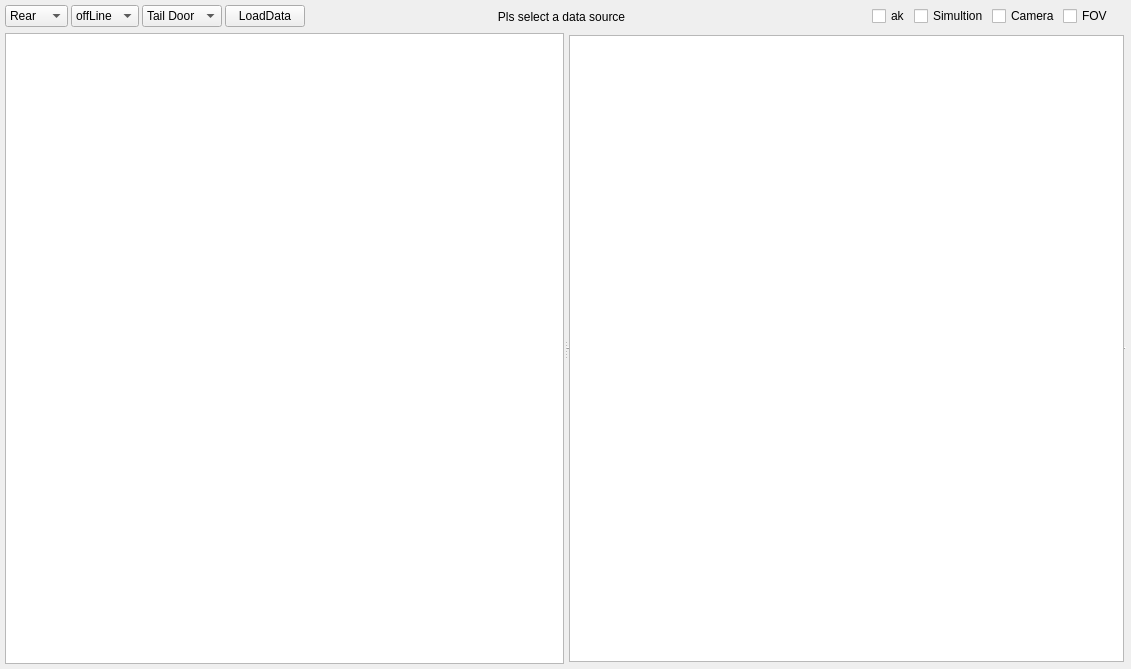
<?xml version="1.0" encoding="UTF-8"?>
<ui version="4.0">
 <class>SimUI</class>
 <widget class="QWidget" name="SimUI">
  <property name="geometry">
   <rect>
    <x>0</x>
    <y>0</y>
    <width>1131</width>
    <height>669</height>
   </rect>
  </property>
  <property name="windowTitle">
   <string>Sim</string>
  </property>
  <layout class="QVBoxLayout" name="verticalLayout" stretch="2,20,2">
   <property name="spacing">
    <number>5</number>
   </property>
   <property name="leftMargin">
    <number>5</number>
   </property>
   <property name="topMargin">
    <number>5</number>
   </property>
   <property name="rightMargin">
    <number>5</number>
   </property>
   <property name="bottomMargin">
    <number>5</number>
   </property>
   <item>
    <layout class="QHBoxLayout" name="hBox_top" stretch="1,1,1,1,8,1,1,0,1,0,1">
     <property name="spacing">
      <number>3</number>
     </property>
     <item>
      <widget class="QComboBox" name="cBox_view">
       <item>
        <property name="text">
         <string>Rear</string>
        </property>
       </item>
       <item>
        <property name="text">
         <string>Front</string>
        </property>
       </item>
      </widget>
     </item>
     <item>
      <widget class="QComboBox" name="cBox_mode">
       <item>
        <property name="text">
         <string>offLine</string>
        </property>
       </item>
       <item>
        <property name="text">
         <string>onLine</string>
        </property>
       </item>
      </widget>
     </item>
     <item>
      <widget class="QComboBox" name="cBox_FF">
       <item>
        <property name="text">
         <string>Tail Door</string>
        </property>
       </item>
       <item>
        <property name="text">
         <string>BSD</string>
        </property>
       </item>
       <item>
        <property name="text">
         <string>LCA</string>
        </property>
       </item>
       <item>
        <property name="text">
         <string>FCW</string>
        </property>
       </item>
      </widget>
     </item>
     <item>
      <widget class="QPushButton" name="btn_load">
       <property name="text">
        <string>LoadData</string>
       </property>
       <property name="iconSize">
        <size>
         <width>20</width>
         <height>20</height>
        </size>
       </property>
      </widget>
     </item>
     <item>
      <widget class="QLabel" name="lab_data">
       <property name="text">
        <string>Pls select a data source</string>
       </property>
       <property name="alignment">
        <set>Qt::AlignCenter</set>
       </property>
      </widget>
     </item>
     <item>
      <widget class="QToolButton" name="tBtn_start">
       <property name="text">
        <string/>
       </property>
       <property name="icon">
        <iconset>
         <normalon>:/Sim/images/play.png</normalon>
        </iconset>
       </property>
       <property name="toolButtonStyle">
        <enum>Qt::ToolButtonIconOnly</enum>
       </property>
       <property name="autoRaise">
        <bool>true</bool>
       </property>
      </widget>
     </item>
     <item>
      <widget class="QToolButton" name="tBtn_stop">
       <property name="text">
        <string/>
       </property>
       <property name="icon">
        <iconset resource="sim.qrc">
         <normaloff>:/Sim/images/pause.png</normaloff>:/Sim/images/pause.png</iconset>
       </property>
       <property name="toolButtonStyle">
        <enum>Qt::ToolButtonIconOnly</enum>
       </property>
       <property name="autoRaise">
        <bool>true</bool>
       </property>
      </widget>
     </item>
     <item>
      <widget class="QCheckBox" name="cBox_ak">
       <property name="text">
        <string>ak</string>
       </property>
      </widget>
     </item>
     <item>
      <widget class="QCheckBox" name="cBox_sim">
       <property name="text">
        <string>Simultion</string>
       </property>
      </widget>
     </item>
     <item>
      <widget class="QCheckBox" name="cBox_cam">
       <property name="text">
        <string>Camera</string>
       </property>
      </widget>
     </item>
     <item>
      <widget class="QCheckBox" name="cBox_fov">
       <property name="text">
        <string>FOV</string>
       </property>
      </widget>
     </item>
    </layout>
   </item>
   <item>
    <widget class="QSplitter" name="splitter_mid">
     <property name="orientation">
      <enum>Qt::Horizontal</enum>
     </property>
     <property name="handleWidth">
      <number>3</number>
     </property>
     <widget class="GraphicsLayoutWidget" name="radar_view_layout"/>
     <widget class="QSplitter" name="splitter_table">
      <property name="frameShape">
       <enum>QFrame::HLine</enum>
      </property>
      <property name="frameShadow">
       <enum>QFrame::Raised</enum>
      </property>
      <property name="orientation">
       <enum>Qt::Vertical</enum>
      </property>
      <property name="handleWidth">
       <number>3</number>
      </property>
      <widget class="QTableView" name="tabView_track"/>
     </widget>
    </widget>
   </item>
   <item>
    <layout class="QGridLayout" name="gBox_bottom"/>
   </item>
  </layout>
 </widget>
 <layoutdefault spacing="6" margin="11"/>
 <customwidgets>
  <customwidget>
   <class>GraphicsLayoutWidget</class>
   <extends>QGraphicsView</extends>
   <header>pyqtgraph</header>
  </customwidget>
 </customwidgets>
 <resources>
  <include location="sim.qrc"/>
 </resources>
 <connections/>
</ui>
